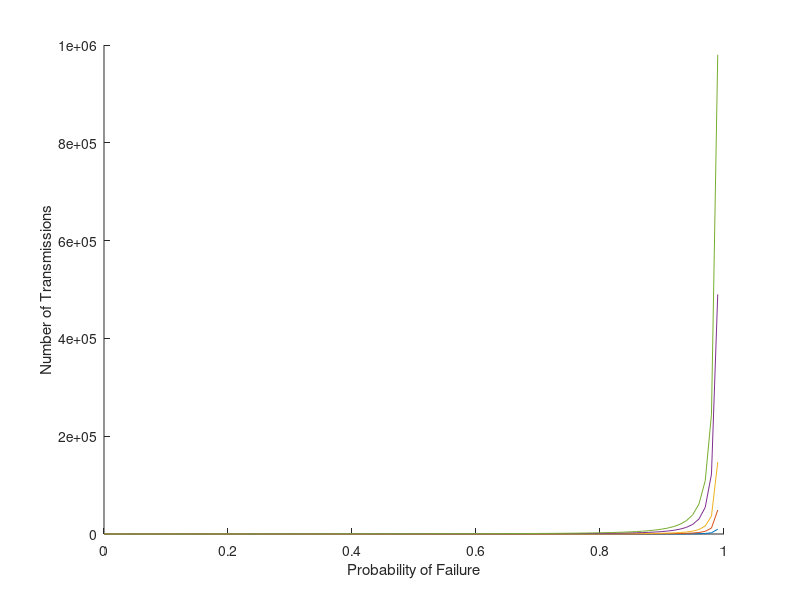

This chart was generated by the following MATLAB code: (Note: this script raises an error after producing the figure.)
% X is probability of Failure
% Y is number of transmissions
% Logarithmic y-scale
% Formula: K/(1-p)

% Start of all K figure
f = figure("Name", "Two Series Link: All K's");
axes;
xlabel("Probability of Failure");
ylabel("Number of Transmissions");
hold all;

% Calculated
% Iterates through each K
for k = [1, 5, 15, 50, 100]
    x = linspace(0, 1);
    % The E(z) equation
    y = k ./ (1-x).^2;
    plot(x,y);
end

% Simulated
% Iterates through each x, represents probability of failure 
for x = 1:9
    % Iterates through each K
    for k = [1, 5, 15, 50, 100]
        % Calls the function to get the number of transmissions based on x
        y = runTwoSeriesLinkSim(k, x ./ 10, 1000);
        plot(x ./ 10, y, "-o", "Color", [0 0 0]);
    end
end

yscale("log");
%------------------------------------------------------------------

% K - 1
buildGraph(1);

% K - 5
buildGraph(5);

% K - 15
buildGraph(15);

% K - 50
buildGraph(50);

% K - 100
buildGraph(100);

%-----------------------------------------------------------------

% buildGraph(k) - builds the graph for each k value
%   k - the number of packets in the message
% return - None, creates a figure
function buildGraph(k)
    f = figure("Name", "Two Series Link: K-" + k);
    axes;
    hold all;

    xlabel("Probability of Failure");
    ylabel("Number of Transmissions")

    % Calculated
    x = linspace(0, 1);
    y = k ./ (1-x).^2;
    plot(x,y);

    % Simulated
    for x = 1:9
        y = runTwoSeriesLinkSim(k, x ./ 10, 1000);
        plot(x ./ 10, y, "-o", "Color", [0 0 0]);
    end

    yscale("log");
end


